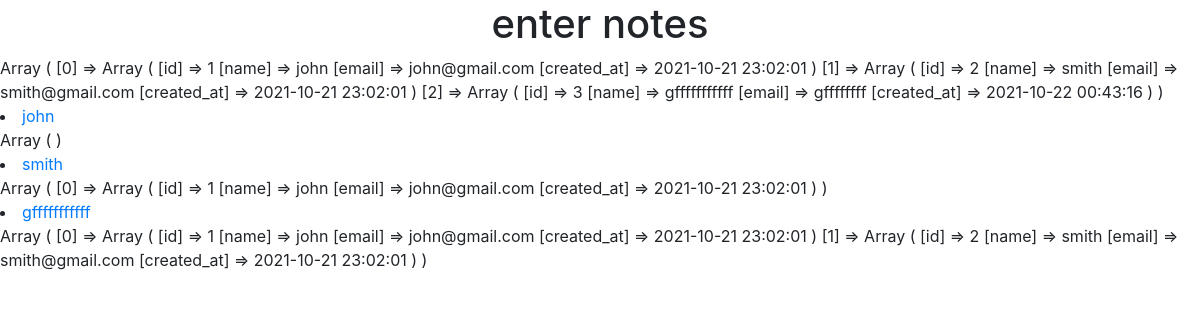
The page / on the database its author committed.
### tables this page shows
CREATE TABLE `users` (
  `id` int(11) NOT NULL,
  `name` varchar(100) NOT NULL,
  `email` varchar(100) NOT NULL,
  `created_at` datetime NOT NULL DEFAULT CURRENT_TIMESTAMP
);

### application/controllers/Welcome.php (called while the page is built, shortened)
<?php
class Welcome extends CI_Controller {
	public function index()
	{
        $this->load->view('next');
	}
}

### index.php (called while the page is built, shortened)
<?php
require_once BASEPATH.'core/CodeIgniter.php';

### application/views/next.php (the view, shortened to what this page needs)
<!doctype html>
<html lang="en">
  <head>
    <link rel="stylesheet" href="https://maxcdn.bootstrapcdn.com/bootstrap/4.0.0/css/bootstrap.min.css">
  </head>
  <body>
    <h1 style="text-align: center;">enter notes</h1>
    <?php
   $query = $this->db->query("select * from users")->result_array();
   print_r($query);
   foreach($query as $row)
   {
     echo '<li><a href="http://localhost/codeigniter/Welcome?id='.$row['id'].'">'.$row['name'].'</a></li>';
      $query = $this->db->query("select * from users where id < '".$row['id']."' ")->result_array();
   print_r($query);
   }
    ?>
  </body>
</html>

### rows shown on the page
users: name "john", value "Array ( )"
users: name "smith", value "Array ( [0] => Array ( [id] => 1 [name] => john [email] => john@gmail.com [created_at] => 2021-10-21 23:02:01 ) )"
users: name "gfffffffffff", value "Array ( [0] => Array ( [id] => 1 [name] => john [email] => john@gmail.com [created_at] => 2021-10-21 23:02:01 ) [1] => Array ( [id] => 2 [name] => smith [email] => smith@gmail.com [created_at] => 2021-10-21 23:02:01 ) )"
